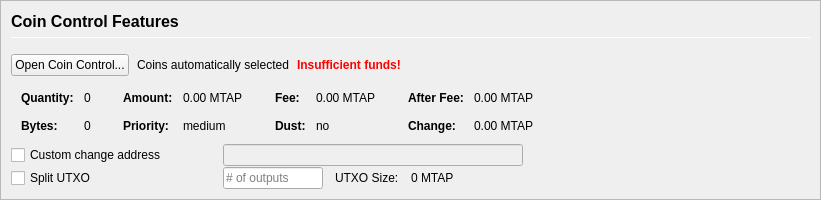
         <widget class="QFrame" name="frameCoinControl">
          <property name="sizePolicy">
           <sizepolicy hsizetype="Expanding" vsizetype="Expanding">
            <horstretch>0</horstretch>
            <verstretch>0</verstretch>
           </sizepolicy>
          </property>
          <property name="maximumSize">
           <size>
            <width>16777215</width>
            <height>16777215</height>
           </size>
          </property>
          <property name="frameShape">
           <enum>QFrame::StyledPanel</enum>
          </property>
          <property name="frameShadow">
           <enum>QFrame::Sunken</enum>
          </property>
          <layout class="QVBoxLayout" name="verticalLayoutCoinControl2">
           <property name="spacing">
            <number>0</number>
           </property>
           <property name="leftMargin">
            <number>0</number>
           </property>
           <property name="topMargin">
            <number>0</number>
           </property>
           <property name="rightMargin">
            <number>0</number>
           </property>
           <property name="bottomMargin">
            <number>0</number>
           </property>
           <item>
            <widget class="QFrame" name="frameCoinControl_BG">
             <layout class="QVBoxLayout" name="verticalLayoutCoinControl" stretch="0,0,0,0,0,0">
              <property name="spacing">
               <number>1</number>
              </property>
              <property name="leftMargin">
               <number>10</number>
              </property>
              <property name="topMargin">
               <number>10</number>
              </property>
              <item>
               <layout class="QHBoxLayout" name="horizontalLayoutCoinControl1">
                <property name="bottomMargin">
                 <number>15</number>
                </property>
                <item>
                 <layout class="QVBoxLayout" name="verticalLayout_3">
                  <property name="spacing">
                   <number>6</number>
                  </property>
                  <item>
                   <widget class="QLabel" name="labelCoinControlFeatures">
                    <property name="sizePolicy">
                     <sizepolicy hsizetype="Preferred" vsizetype="Maximum">
                      <horstretch>0</horstretch>
                      <verstretch>0</verstretch>
                     </sizepolicy>
                    </property>
                    <property name="minimumSize">
                     <size>
                      <width>0</width>
                      <height>20</height>
                     </size>
                    </property>
                    <property name="font">
                     <font>
                      <pointsize>12</pointsize>
                      <weight>75</weight>
                      <bold>true</bold>
                     </font>
                    </property>
                    <property name="styleSheet">
                     <string notr="true">font-weight:bold;</string>
                    </property>
                    <property name="text">
                     <string>Coin Control Features</string>
                    </property>
                   </widget>
                  </item>
                  <item>
                   <widget class="Line" name="line">
                    <property name="minimumSize">
                     <size>
                      <width>0</width>
                      <height>1</height>
                     </size>
                    </property>
                    <property name="maximumSize">
                     <size>
                      <width>16777215</width>
                      <height>1</height>
                     </size>
                    </property>
                    <property name="orientation">
                     <enum>Qt::Horizontal</enum>
                    </property>
                   </widget>
                  </item>
                 </layout>
                </item>
               </layout>
              </item>
              <item>
               <layout class="QHBoxLayout" name="horizontalLayoutCoinControl2" stretch="0,0,0,0">
                <property name="spacing">
                 <number>8</number>
                </property>
                <property name="bottomMargin">
                 <number>10</number>
                </property>
                <item>
                 <widget class="QPushButton" name="pushButtonCoinControl">
                  <property name="styleSheet">
                   <string notr="true"/>
                  </property>
                  <property name="text">
                   <string>Open Coin Control...</string>
                  </property>
                  <property name="autoDefault">
                   <bool>false</bool>
                  </property>
                 </widget>
                </item>
                <item>
                 <widget class="QLabel" name="labelCoinControlAutomaticallySelected">
                  <property name="text">
                   <string>Coins automatically selected</string>
                  </property>
                  <property name="margin">
                   <number>5</number>
                  </property>
                 </widget>
                </item>
                <item>
                 <widget class="QLabel" name="labelCoinControlInsuffFunds">
                  <property name="font">
                   <font>
                    <weight>75</weight>
                    <bold>true</bold>
                   </font>
                  </property>
                  <property name="styleSheet">
                   <string notr="true">color:red;font-weight:bold;</string>
                  </property>
                  <property name="text">
                   <string>Insufficient funds!</string>
                  </property>
                  <property name="margin">
                   <number>5</number>
                  </property>
                 </widget>
                </item>
                <item>
                 <spacer name="horizontalSpacerCoinControl">
                  <property name="orientation">
                   <enum>Qt::Horizontal</enum>
                  </property>
                  <property name="sizeHint" stdset="0">
                   <size>
                    <width>40</width>
                    <height>1</height>
                   </size>
                  </property>
                 </spacer>
                </item>
               </layout>
              </item>
              <item>
               <widget class="QWidget" name="widgetCoinControl" native="true">
                <property name="sizePolicy">
                 <sizepolicy hsizetype="Preferred" vsizetype="Preferred">
                  <horstretch>0</horstretch>
                  <verstretch>0</verstretch>
                 </sizepolicy>
                </property>
                <property name="minimumSize">
                 <size>
                  <width>0</width>
                  <height>0</height>
                 </size>
                </property>
                <property name="styleSheet">
                 <string notr="true"/>
                </property>
                <layout class="QHBoxLayout" name="horizontalLayoutCoinControl5">
                 <property name="leftMargin">
                  <number>0</number>
                 </property>
                 <property name="topMargin">
                  <number>0</number>
                 </property>
                 <property name="rightMargin">
                  <number>0</number>
                 </property>
                 <property name="bottomMargin">
                  <number>0</number>
                 </property>
                 <item>
                  <layout class="QHBoxLayout" name="horizontalLayoutCoinControl3" stretch="0,0,0,1">
                   <property name="spacing">
                    <number>20</number>
                   </property>
                   <property name="topMargin">
                    <number>0</number>
                   </property>
                   <property name="bottomMargin">
                    <number>10</number>
                   </property>
                   <item>
                    <layout class="QFormLayout" name="formLayoutCoinControl1">
                     <property name="horizontalSpacing">
                      <number>10</number>
                     </property>
                     <property name="verticalSpacing">
                      <number>14</number>
                     </property>
                     <property name="leftMargin">
                      <number>10</number>
                     </property>
                     <property name="topMargin">
                      <number>4</number>
                     </property>
                     <property name="rightMargin">
                      <number>6</number>
                     </property>
                     <item row="0" column="0">
                      <widget class="QLabel" name="labelCoinControlQuantityText">
                       <property name="font">
                        <font>
                         <weight>75</weight>
                         <bold>true</bold>
                        </font>
                       </property>
                       <property name="text">
                        <string>Quantity:</string>
                       </property>
                       <property name="margin">
                        <number>0</number>
                       </property>
                      </widget>
                     </item>
                     <item row="0" column="1">
                      <widget class="QLabel" name="labelCoinControlQuantity">
                       <property name="cursor">
                        <cursorShape>IBeamCursor</cursorShape>
                       </property>
                       <property name="contextMenuPolicy">
                        <enum>Qt::ActionsContextMenu</enum>
                       </property>
                       <property name="text">
                        <string notr="true">0</string>
                       </property>
                       <property name="margin">
                        <number>0</number>
                       </property>
                       <property name="textInteractionFlags">
                        <set>Qt::LinksAccessibleByMouse|Qt::TextSelectableByKeyboard|Qt::TextSelectableByMouse</set>
                       </property>
                      </widget>
                     </item>
                     <item row="1" column="0">
                      <widget class="QLabel" name="labelCoinControlBytesText">
                       <property name="font">
                        <font>
                         <weight>75</weight>
                         <bold>true</bold>
                        </font>
                       </property>
                       <property name="text">
                        <string>Bytes:</string>
                       </property>
                      </widget>
                     </item>
                     <item row="1" column="1">
                      <widget class="QLabel" name="labelCoinControlBytes">
                       <property name="cursor">
                        <cursorShape>IBeamCursor</cursorShape>
                       </property>
                       <property name="contextMenuPolicy">
                        <enum>Qt::ActionsContextMenu</enum>
                       </property>
                       <property name="text">
                        <string notr="true">0</string>
                       </property>
                       <property name="textInteractionFlags">
                        <set>Qt::LinksAccessibleByMouse|Qt::TextSelectableByKeyboard|Qt::TextSelectableByMouse</set>
                       </property>
                      </widget>
                     </item>
                    </layout>
                   </item>
                   <item>
                    <layout class="QFormLayout" name="formLayoutCoinControl2">
                     <property name="horizontalSpacing">
                      <number>10</number>
                     </property>
                     <property name="verticalSpacing">
                      <number>14</number>
                     </property>
                     <property name="leftMargin">
                      <number>6</number>
                     </property>
                     <property name="topMargin">
                      <number>4</number>
                     </property>
                     <property name="rightMargin">
                      <number>6</number>
                     </property>
                     <item row="0" column="0">
                      <widget class="QLabel" name="labelCoinControlAmountText">
                       <property name="font">
                        <font>
                         <weight>75</weight>
                         <bold>true</bold>
                        </font>
                       </property>
                       <property name="text">
                        <string>Amount:</string>
                       </property>
                       <property name="margin">
                        <number>0</number>
                       </property>
                      </widget>
                     </item>
                     <item row="0" column="1">
                      <widget class="QLabel" name="labelCoinControlAmount">
                       <property name="cursor">
                        <cursorShape>IBeamCursor</cursorShape>
                       </property>
                       <property name="contextMenuPolicy">
                        <enum>Qt::ActionsContextMenu</enum>
                       </property>
                       <property name="text">
                        <string notr="true">0.00 MTAP</string>
                       </property>
                       <property name="textInteractionFlags">
                        <set>Qt::LinksAccessibleByMouse|Qt::TextSelectableByKeyboard|Qt::TextSelectableByMouse</set>
                       </property>
                      </widget>
                     </item>
                     <item row="1" column="0">
                      <widget class="QLabel" name="labelCoinControlPriorityText">
                       <property name="font">
                        <font>
                         <weight>75</weight>
                         <bold>true</bold>
                        </font>
                       </property>
                       <property name="text">
                        <string>Priority:</string>
                       </property>
                      </widget>
                     </item>
                     <item row="1" column="1">
                      <widget class="QLabel" name="labelCoinControlPriority">
                       <property name="cursor">
                        <cursorShape>IBeamCursor</cursorShape>
                       </property>
                       <property name="contextMenuPolicy">
                        <enum>Qt::ActionsContextMenu</enum>
                       </property>
                       <property name="text">
                        <string>medium</string>
                       </property>
                       <property name="textInteractionFlags">
                        <set>Qt::LinksAccessibleByMouse|Qt::TextSelectableByKeyboard|Qt::TextSelectableByMouse</set>
                       </property>
                      </widget>
                     </item>
                    </layout>
                   </item>
                   <item>
                    <layout class="QFormLayout" name="formLayoutCoinControl3">
                     <property name="horizontalSpacing">
                      <number>10</number>
                     </property>
                     <property name="verticalSpacing">
                      <number>14</number>
                     </property>
                     <property name="leftMargin">
                      <number>6</number>
                     </property>
                     <property name="topMargin">
                      <number>4</number>
                     </property>
                     <property name="rightMargin">
                      <number>6</number>
                     </property>
                     <item row="0" column="0">
                      <widget class="QLabel" name="labelCoinControlFeeText">
                       <property name="font">
                        <font>
                         <weight>75</weight>
                         <bold>true</bold>
                        </font>
                       </property>
                       <property name="text">
                        <string>Fee:</string>
                       </property>
                       <property name="margin">
                        <number>0</number>
                       </property>
                      </widget>
                     </item>
                     <item row="0" column="1">
                      <widget class="QLabel" name="labelCoinControlFee">
                       <property name="cursor">
                        <cursorShape>IBeamCursor</cursorShape>
                       </property>
                       <property name="contextMenuPolicy">
                        <enum>Qt::ActionsContextMenu</enum>
                       </property>
                       <property name="text">
                        <string notr="true">0.00 MTAP</string>
                       </property>
                       <property name="textInteractionFlags">
                        <set>Qt::LinksAccessibleByMouse|Qt::TextSelectableByKeyboard|Qt::TextSelectableByMouse</set>
                       </property>
                      </widget>
                     </item>
                     <item row="1" column="0">
                      <widget class="QLabel" name="labelCoinControlLowOutputText">
                       <property name="font">
                        <font>
                         <weight>75</weight>
                         <bold>true</bold>
                        </font>
                       </property>
                       <property name="text">
                        <string>Dust:</string>
                       </property>
                      </widget>
                     </item>
                     <item row="1" column="1">
                      <widget class="QLabel" name="labelCoinControlLowOutput">
                       <property name="cursor">
                        <cursorShape>IBeamCursor</cursorShape>
                       </property>
                       <property name="contextMenuPolicy">
                        <enum>Qt::ActionsContextMenu</enum>
                       </property>
                       <property name="text">
                        <string>no</string>
                       </property>
                       <property name="textInteractionFlags">
                        <set>Qt::LinksAccessibleByMouse|Qt::TextSelectableByKeyboard|Qt::TextSelectableByMouse</set>
                       </property>
                      </widget>
                     </item>
                    </layout>
                   </item>
                   <item>
                    <layout class="QFormLayout" name="formLayoutCoinControl4">
                     <property name="horizontalSpacing">
                      <number>10</number>
                     </property>
                     <property name="verticalSpacing">
                      <number>14</number>
                     </property>
                     <property name="leftMargin">
                      <number>6</number>
                     </property>
                     <property name="topMargin">
                      <number>4</number>
                     </property>
                     <property name="rightMargin">
                      <number>6</number>
                     </property>
                     <item row="0" column="0">
                      <widget class="QLabel" name="labelCoinControlAfterFeeText">
                       <property name="font">
                        <font>
                         <weight>75</weight>
                         <bold>true</bold>
                        </font>
                       </property>
                       <property name="text">
                        <string>After Fee:</string>
                       </property>
                       <property name="margin">
                        <number>0</number>
                       </property>
                      </widget>
                     </item>
                     <item row="0" column="1">
                      <widget class="QLabel" name="labelCoinControlAfterFee">
                       <property name="cursor">
                        <cursorShape>IBeamCursor</cursorShape>
                       </property>
                       <property name="contextMenuPolicy">
                        <enum>Qt::ActionsContextMenu</enum>
                       </property>
                       <property name="text">
                        <string notr="true">0.00 MTAP</string>
                       </property>
                       <property name="textInteractionFlags">
                        <set>Qt::LinksAccessibleByMouse|Qt::TextSelectableByKeyboard|Qt::TextSelectableByMouse</set>
                       </property>
                      </widget>
                     </item>
                     <item row="1" column="0">
                      <widget class="QLabel" name="labelCoinControlChangeText">
                       <property name="font">
                        <font>
                         <weight>75</weight>
                         <bold>true</bold>
                        </font>
                       </property>
                       <property name="text">
                        <string>Change:</string>
                       </property>
                      </widget>
                     </item>
                     <item row="1" column="1">
                      <widget class="QLabel" name="labelCoinControlChange">
                       <property name="cursor">
                        <cursorShape>IBeamCursor</cursorShape>
                       </property>
                       <property name="contextMenuPolicy">
                        <enum>Qt::ActionsContextMenu</enum>
                       </property>
                       <property name="text">
                        <string notr="true">0.00 MTAP</string>
                       </property>
                       <property name="textInteractionFlags">
                        <set>Qt::LinksAccessibleByMouse|Qt::TextSelectableByKeyboard|Qt::TextSelectableByMouse</set>
                       </property>
                      </widget>
                     </item>
                    </layout>
                   </item>
                  </layout>
                 </item>
                </layout>
               </widget>
              </item>
              <item>
               <layout class="QHBoxLayout" name="horizontalLayoutCoinControl4">
                <property name="spacing">
                 <number>12</number>
                </property>
                <property name="sizeConstraint">
                 <enum>QLayout::SetDefaultConstraint</enum>
                </property>
                <property name="topMargin">
                 <number>0</number>
                </property>
                <property name="rightMargin">
                 <number>0</number>
                </property>
                <item>
                 <widget class="QCheckBox" name="checkBoxCoinControlChange">
                  <property name="sizePolicy">
                   <sizepolicy hsizetype="Preferred" vsizetype="Preferred">
                    <horstretch>0</horstretch>
                    <verstretch>0</verstretch>
                   </sizepolicy>
                  </property>
                  <property name="minimumSize">
                   <size>
                    <width>200</width>
                    <height>0</height>
                   </size>
                  </property>
                  <property name="maximumSize">
                   <size>
                    <width>200</width>
                    <height>16777215</height>
                   </size>
                  </property>
                  <property name="toolTip">
                   <string>If this is activated, but the change address is empty or invalid, change will be sent to a newly generated address.</string>
                  </property>
                  <property name="text">
                   <string>Custom change address</string>
                  </property>
                 </widget>
                </item>
                <item>
                 <widget class="QValidatedLineEdit" name="lineEditCoinControlChange">
                  <property name="enabled">
                   <bool>false</bool>
                  </property>
                  <property name="sizePolicy">
                   <sizepolicy hsizetype="Preferred" vsizetype="Preferred">
                    <horstretch>0</horstretch>
                    <verstretch>0</verstretch>
                   </sizepolicy>
                  </property>
                  <property name="minimumSize">
                   <size>
                    <width>300</width>
                    <height>0</height>
                   </size>
                  </property>
                 </widget>
                </item>
                <item>
                 <widget class="QLabel" name="labelCoinControlChangeLabel">
                  <property name="sizePolicy">
                   <sizepolicy hsizetype="Preferred" vsizetype="Preferred">
                    <horstretch>0</horstretch>
                    <verstretch>0</verstretch>
                   </sizepolicy>
                  </property>
                  <property name="minimumSize">
                   <size>
                    <width>100</width>
                    <height>0</height>
                   </size>
                  </property>
                  <property name="text">
                   <string/>
                  </property>
                  <property name="margin">
                   <number>3</number>
                  </property>
                 </widget>
                </item>
               </layout>
              </item>
              <item>
               <layout class="QHBoxLayout" name="horizontalLayoutCoinControl6">
                <property name="spacing">
                 <number>12</number>
                </property>
                <property name="rightMargin">
                 <number>0</number>
                </property>
                <item>
                 <widget class="QCheckBox" name="splitBlockCheckBox">
                  <property name="sizePolicy">
                   <sizepolicy hsizetype="Preferred" vsizetype="Preferred">
                    <horstretch>0</horstretch>
                    <verstretch>0</verstretch>
                   </sizepolicy>
                  </property>
                  <property name="minimumSize">
                   <size>
                    <width>200</width>
                    <height>0</height>
                   </size>
                  </property>
                  <property name="maximumSize">
                   <size>
                    <width>200</width>
                    <height>16777215</height>
                   </size>
                  </property>
                  <property name="text">
                   <string>Split UTXO</string>
                  </property>
                 </widget>
                </item>
                <item>
                 <widget class="QLineEdit" name="splitBlockLineEdit">
                  <property name="sizePolicy">
                   <sizepolicy hsizetype="Preferred" vsizetype="Preferred">
                    <horstretch>50</horstretch>
                    <verstretch>0</verstretch>
                   </sizepolicy>
                  </property>
                  <property name="minimumSize">
                   <size>
                    <width>100</width>
                    <height>0</height>
                   </size>
                  </property>
                  <property name="maximumSize">
                   <size>
                    <width>100</width>
                    <height>16777215</height>
                   </size>
                  </property>
                  <property name="placeholderText">
                   <string># of outputs</string>
                  </property>
                 </widget>
                </item>
                <item>
                 <widget class="QLabel" name="labelBlockSizeText">
                  <property name="text">
                   <string>UTXO Size:</string>
                  </property>
                 </widget>
                </item>
                <item>
                 <widget class="QLabel" name="labelBlockSize">
                  <property name="text">
                   <string>0 MTAP</string>
                  </property>
                 </widget>
                </item>
                <item>
                 <spacer name="horizontalSpacer_7">
                  <property name="orientation">
                   <enum>Qt::Horizontal</enum>
                  </property>
                  <property name="sizeHint" stdset="0">
                   <size>
                    <width>40</width>
                    <height>20</height>
                   </size>
                  </property>
                 </spacer>
                </item>
               </layout>
              </item>
              <item>
               <spacer name="verticalSpacerCoinControl">
                <property name="orientation">
                 <enum>Qt::Vertical</enum>
                </property>
                <property name="sizeHint" stdset="0">
                 <size>
                  <width>800</width>
                  <height>1</height>
                 </size>
                </property>
               </spacer>
              </item>
             </layout>
            </widget>
           </item>
          </layout>
         </widget>
